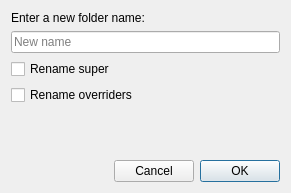
<?xml version="1.0" encoding="UTF-8"?>
<ui version="4.0">
 <class>RenameDialog</class>
 <widget class="QDialog" name="RenameDialog">
  <property name="geometry">
   <rect>
    <x>0</x>
    <y>0</y>
    <width>291</width>
    <height>193</height>
   </rect>
  </property>
  <property name="windowTitle">
   <string>Rename...</string>
  </property>
  <layout class="QGridLayout" name="gridLayout">
   <item row="0" column="0">
    <widget class="QLabel" name="message">
     <property name="text">
      <string>Enter a new folder name:</string>
     </property>
    </widget>
   </item>
   <item row="1" column="0">
    <widget class="QLineEdit" name="leName">
     <property name="placeholderText">
      <string>New name</string>
     </property>
    </widget>
   </item>
   <item row="2" column="0">
    <widget class="QCheckBox" name="cbRenameSuper">
     <property name="text">
      <string>Rename super </string>
     </property>
    </widget>
   </item>
   <item row="3" column="0">
    <widget class="QCheckBox" name="cbRenameOverriders">
     <property name="text">
      <string>Rename overriders</string>
     </property>
     <property name="checked">
      <bool>false</bool>
     </property>
    </widget>
   </item>
   <item row="4" column="0">
    <spacer name="verticalSpacer">
     <property name="orientation">
      <enum>Qt::Vertical</enum>
     </property>
     <property name="sizeHint" stdset="0">
      <size>
       <width>20</width>
       <height>50</height>
      </size>
     </property>
    </spacer>
   </item>
   <item row="5" column="0">
    <layout class="QHBoxLayout" name="horizontalLayout">
     <item>
      <spacer name="horizontalSpacer">
       <property name="orientation">
        <enum>Qt::Horizontal</enum>
       </property>
       <property name="sizeHint" stdset="0">
        <size>
         <width>40</width>
         <height>20</height>
        </size>
       </property>
      </spacer>
     </item>
     <item>
      <widget class="QPushButton" name="pbCancel">
       <property name="text">
        <string>Cancel</string>
       </property>
      </widget>
     </item>
     <item>
      <widget class="QPushButton" name="pbOK">
       <property name="text">
        <string>OK</string>
       </property>
       <property name="default">
        <bool>true</bool>
       </property>
      </widget>
     </item>
    </layout>
   </item>
  </layout>
 </widget>
 <resources/>
 <connections/>
</ui>
